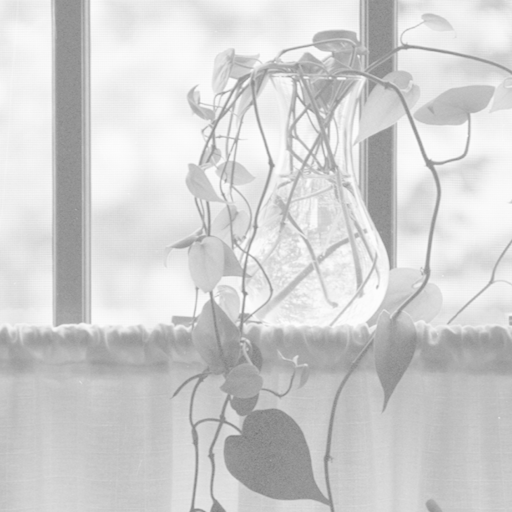
%> input picture Sem-5/Digital Image Processing/Assignment 2/light1.tif, 512 x 512 px
$ octave A6.m   (GNU Octave 9; MATLAB toolbox functions it lacks are replaced by stand-ins)
%> lines starting %> are read from the running program, lines starting %| are printed output that depends on the picture
% 6. Obtain two images with low contrast (light and dark) and
% high contrast and plot respective histograms. Observe the difference.

f1 = imread("light1.tif");
%> f1 is the input picture: size 512x512 uint8; min 119, max 252, mean 208.6
subplot(2,3,1);
imshow(f1);
title("Low Contrast (light)");
subplot(2,3,4);
imhist(f1);
title("Histogram: Low Contrast (light)");

f2 = imread("dark1.tif");
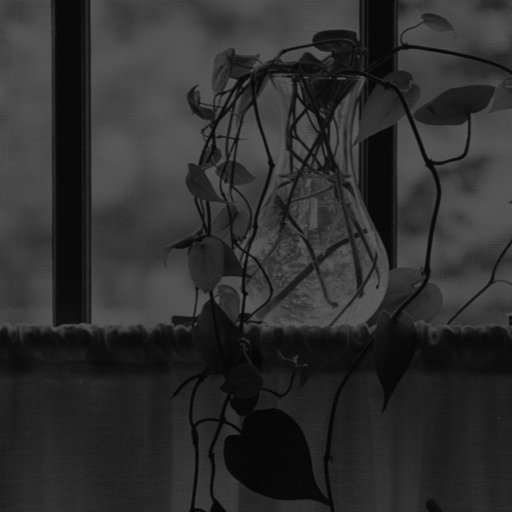
%> input picture Sem-5/Digital Image Processing/Assignment 2/dark1.tif, 512 x 512 px
%> f2 is the input picture: size 512x512 uint8; min 3, max 88, mean 46.3
subplot(2,3,2);
imshow(f2);
title("Low Contrast (dark)");
subplot(2,3,5);
imhist(f2);
title("Histogram: Low Contrast (dark)");

f3 = imread("high1.tif");
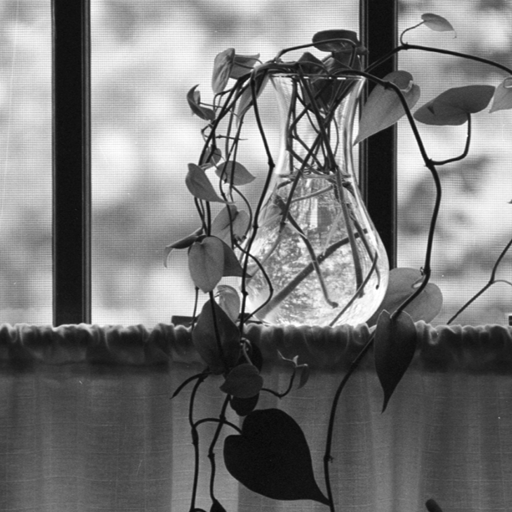
%> input picture Sem-5/Digital Image Processing/Assignment 2/high1.tif, 512 x 512 px
%> f3 is the input picture: size 512x512 uint8; min 6, max 255, mean 118.2
subplot(2,3,3);
imshow(f3);
title("High Contrast");
subplot(2,3,6);
imhist(f3);
title("Histogram: High Contrast");
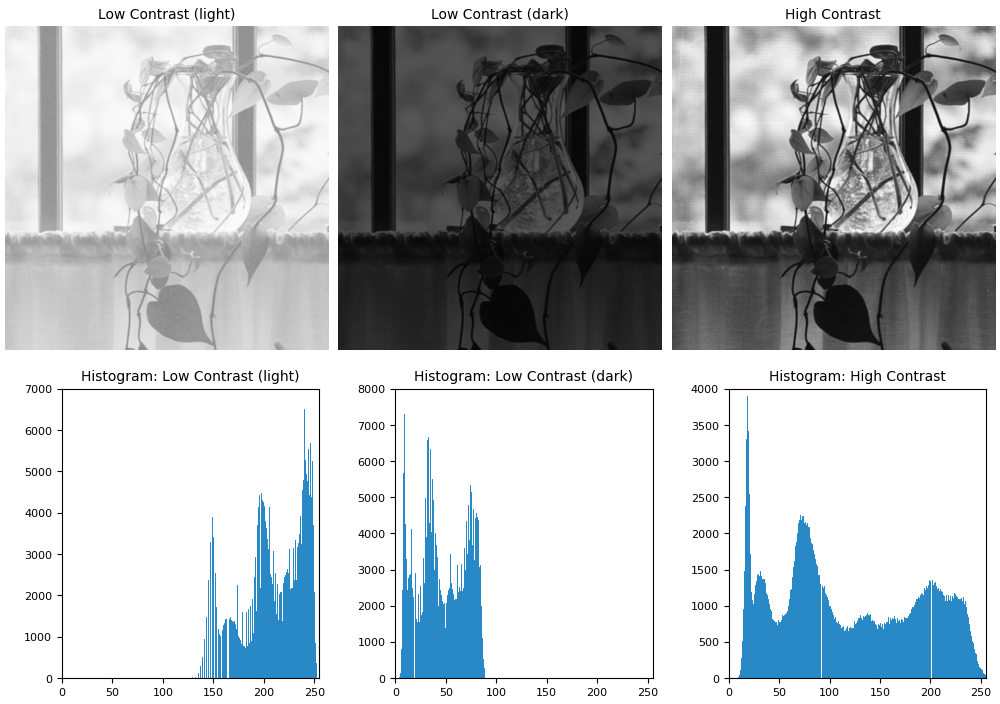
%> figure redrawn from the program's plot data, 6 panels
